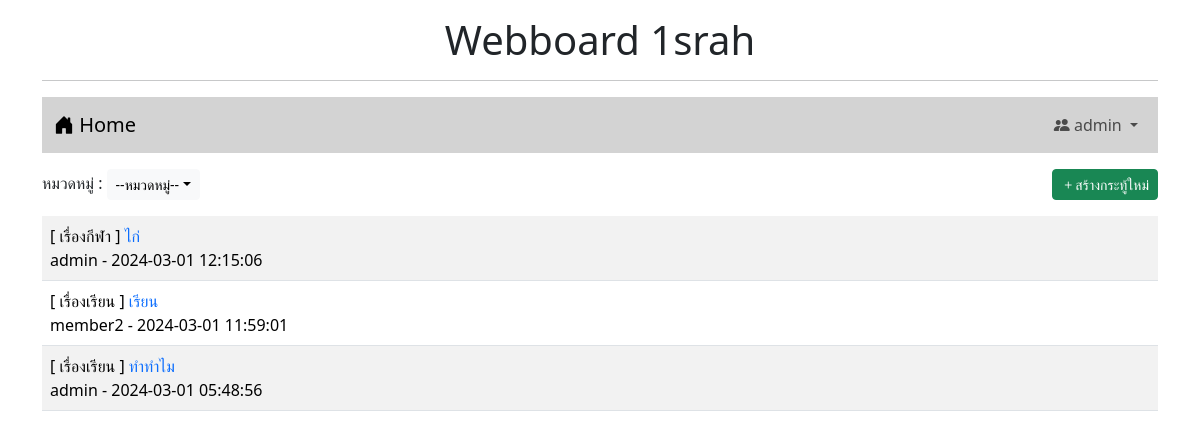
The app's page /index.php (signed in) with its own data.
### tables this page shows
CREATE TABLE `post` (
  `id` int(11) NOT NULL,
  `title` varchar(128) NOT NULL,
  `content` varchar(2048) NOT NULL,
  `post_date` datetime NOT NULL,
  `cat_id` int(11) NOT NULL,
  `user_id` int(11) NOT NULL
);

CREATE TABLE `category` (
  `id` int(11) NOT NULL,
  `name` varchar(32) NOT NULL
);

CREATE TABLE `user` (
  `id` int(11) NOT NULL,
  `login` varchar(32) NOT NULL,
  `password` varchar(64) NOT NULL,
  `name` varchar(64) NOT NULL,
  `gender` char(1) NOT NULL,
  `email` varchar(32) NOT NULL,
  `role` char(1) NOT NULL
);

### index.php (the view, shortened to what this page needs)
<!DOCTYPE html>
<html lang="en">
<head>
    <link href="https://cdn.jsdelivr.net/npm/bootstrap@5.3.2/dist/css/bootstrap.min.css" rel="stylesheet">
    <link rel="stylesheet" href="https://cdn.jsdelivr.net/npm/bootstrap-icons@1.11.3/font/bootstrap-icons.min.css">
</head>
<body>
    <div class="container-lg">
        <h1 style="text-align: center;" class="mt-3">Webboard 1srah</h1>
        <hr>
        <?php include "nav.php"; ?>
            <div class="mt-3 mb-3 d-flex justify-content-between">
                <div>
                    <lebel>หมวดหมู่ :</lebel>
                    <span class="dropdown">
                        <button type="button" class="btn btn-light btn-sm dropdown-toggle" data-bs-toggle="dropdown" aria-expanded="false">
                            --หมวดหมู่--</button>
                    </span>
                </div>
                <?php if (isset($_SESSION['id'])) { ?>
                    <div><a href="newpost.php" class="btn btn-success btn-sm">
                            <i class="bi bi-plus"></i>สร้างกระทู้ใหม่
                        </a></div>
                <?php } ?>
            </div>
        <table class="table table-striped">
            <?php
                $conn = new PDO("mysql:host=localhost;dbname=webboard;charset=utf8","root","");
                $sql = "SELECT t3.name,t1.title,t1.id,t2.login,t1.post_date FROM post as t1
                INNER JOIN user as t2 ON (t1.user_id=t2.id)
                INNER JOIN category as t3 ON(t1.cat_id=t3.id) ORDER BY t1.post_date DESC";
                $result = $conn->query($sql);
                while($row = $result->fetch()){
                    echo "<tr><td>[ $row[0] ] <a href=post.php?id=$row[2]
                    style=text-decoration:none>$row[1]</a><br>$row[3] - $row[4]</td></tr>";
                }
            ?>
        </table>
    </div>
</body>
</html>

### records on screen
post: category.name "เรื่องกีฬา", title "ไก่", user.login "admin", post_date "2024-03-01 12:15:06"
post: category.name "เรื่องเรียน", title "เรียน", user.login "member2", post_date "2024-03-01 11:59:01"
post: category.name "เรื่องเรียน", title "ทำทำไม", user.login "admin", post_date "2024-03-01 05:48:56"

### other values on screen
$_SESSION[username] "admin"
